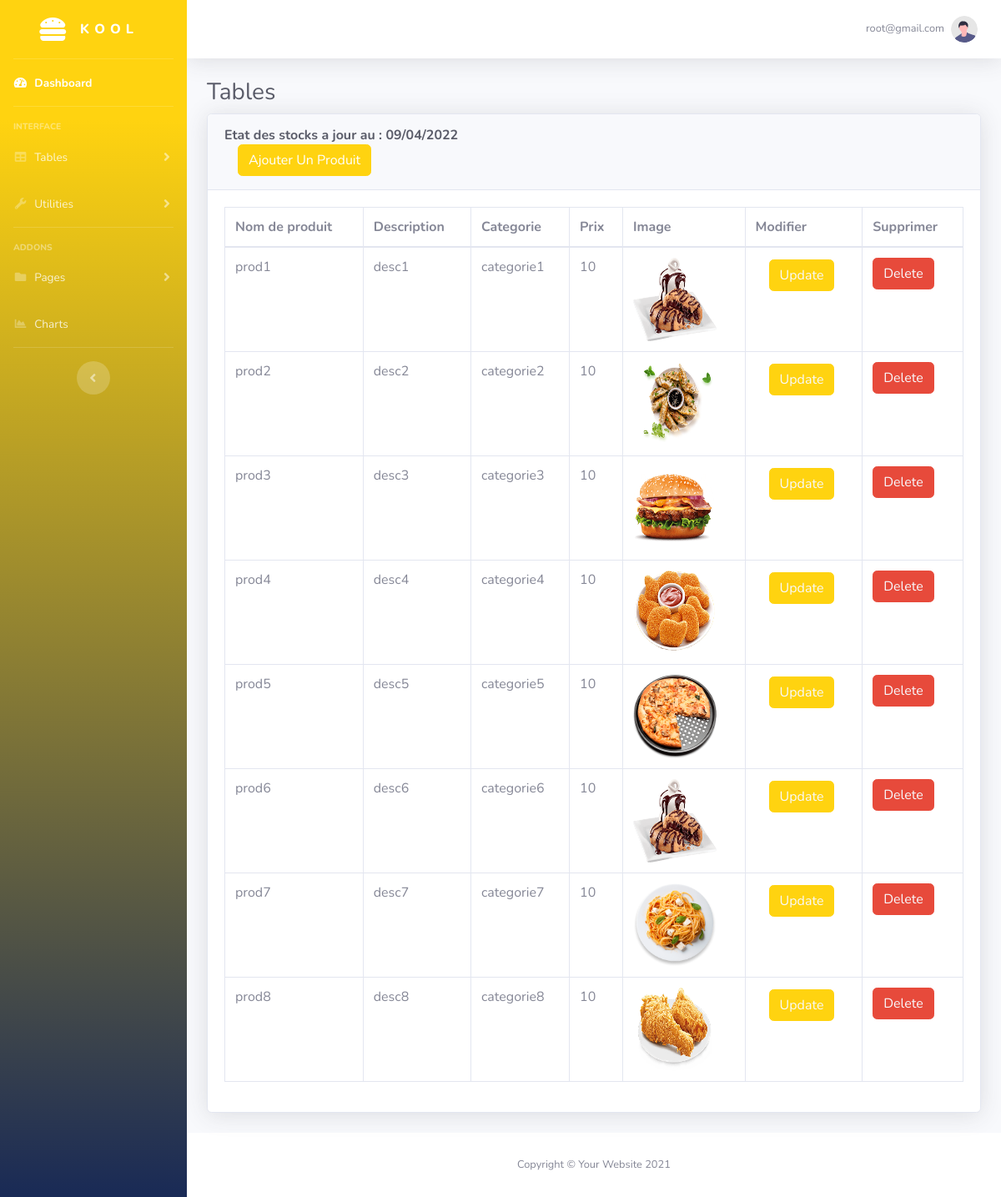
Page /dashboard/admin/stock.php (signed in) on the committed database.
### tables this page shows
CREATE TABLE IF NOT EXISTS `product` (
  `id` int(11) NOT NULL AUTO_INCREMENT,
  `name` varchar(100) DEFAULT NULL,
  `description` text,
  `categorie` varchar(100) DEFAULT NULL,
  `price` decimal(10,0) DEFAULT NULL,
  `discount_id` int(11) DEFAULT NULL,
  `created_at` timestamp NULL DEFAULT NULL,
  `modified_at` timestamp NULL DEFAULT NULL,
  `img` text,
  PRIMARY KEY (`id`),
  KEY `fk_discid` (`discount_id`)
);

### dashboard/admin/security.php (called while the page is built, shortened)
<?php
    include 'database/connect.php';
?>

### dashboard/admin/stock.php (the view, shortened to what this page needs)
<?php
    include 'security.php';
    include 'includes/header.php';
    include 'includes/sidebar.php';
?>
                <div class="container-fluid">
                    <h1 class="h3 mb-2 text-gray-800">Tables</h1>
                    <div class="card shadow mb-4">
                        <div class="card-header py-3">
                            <h6 class="m-0 font-weight-bold text-dark">Etat des stocks a jour au : 09/04/2022</h6>
                            <button type="button" class="btn btn-primary" data-toggle="modal" data-target="#addadminprofile">
                                Ajouter Un Produit
                            </button>
                    </div>
                        <div class="card-body">
                            <div class="table-responsive">
                                <table class="table table-bordered" id="dataTable" width="100%" cellspacing="0">
                                    <thead>
                                        <tr>
                                            <th>Nom de produit</th>
                                            <th>Description</th>
                                            <th>Categorie</th>
                                            <th>Prix</th>
                                            <th>Image</th>
                                            <th>Modifier</th>
                                            <th>Supprimer</th>
                                        </tr>
                                    </thead>
                                    <tbody>
                                        <?php
                                             $query = "select * from product";
                                             $query_run = mysqli_query($con,$query);
                                             if($query_run){
                                                 while($row = mysqli_fetch_assoc($query_run)){
                                        ?>
                                        <tr>
                                            <td><?php echo $row['name'];?></td>
                                            <td><?php echo $row['description'];?></td>
                                            <td><?php echo $row['categorie'];?></td>
                                            <td><?php echo $row['price'];?></td>
                                            <td><img src="<?php echo "upload/".$row['img'];?>" width="100px" height="100px" alt=""></td>
                                            <td>
                                                <button class="btn btn-primary"><a href="update_product.php?updateid=<?php echo $row['id']?>" class="text-light">Update</a></button>
                                            </td>
                                            <td>
                                                 <button class="btn btn-danger"><a href="delete_product.php?deleteid=<?php echo $row['id']?>" class="text-light">Delete</a></button>
                                            </td>
                                        </tr>
                                        <?php
                                                 }
                                                }
                                        ?>
                                    </tbody>
                                </table>
                            </div>
                        </div>
                    </div>
                </div>
            </div>
            <?php
                include 'includes/footer.php';
            ?>

### dashboard/admin/database/connect.php (shortened to what this page needs)
<link href="../css/sb-admin-2.min.css" rel="stylesheet">

### dashboard/admin/includes/header.php (shortened to what this page needs)
<!DOCTYPE html>
<html lang="en">
<head>
    <link href="vendor/fontawesome-free/css/all.min.css" rel="stylesheet" type="text/css">
    <link href="css/sb-admin-2.css" rel="stylesheet">
</head>
<body id="page-top">
    <div id="wrapper">

### dashboard/admin/includes/sidebar.php (shortened to what this page needs)
        <ul class="navbar-nav bg-gradient-primary sidebar sidebar-dark accordion" id="accordionSidebar">
            <a class="sidebar-brand d-flex align-items-center justify-content-center" href="index.php">
                <div class="sidebar-brand-icon">
                <i class="fas fa-hamburger"></i>
                </div>
                <div class="sidebar-brand-text mx-3">K O O L</div>
            </a>
            <hr class="sidebar-divider my-0">
            <li class="nav-item active">
                <a class="nav-link" href="index.php">
                    <i class="fas fa-fw fa-tachometer-alt"></i>
                    <span>Dashboard</span></a>
            </li>
            <hr class="sidebar-divider">
            <div class="sidebar-heading">
                Interface
            </div>
            <li class="nav-item">
                <a class="nav-link collapsed" href="tables.php" data-toggle="collapse" data-target="#collapseTwo"
                    aria-expanded="true" aria-controls="collapseTwo">
                    <i class="fas fa-fw fa-table"></i>
                    <span>Tables</span>
                </a>
            </li>
            <li class="nav-item">
                <a class="nav-link collapsed" href="#" data-toggle="collapse" data-target="#collapseUtilities"
                    aria-expanded="true" aria-controls="collapseUtilities">
                    <i class="fas fa-fw fa-wrench"></i>
                    <span>Utilities</span>
                </a>
            </li>
            <hr class="sidebar-divider">
            <div class="sidebar-heading">
                Addons
            </div>
            <li class="nav-item">
                <a class="nav-link collapsed" href="#" data-toggle="collapse" data-target="#collapsePages"
                    aria-expanded="true" aria-controls="collapsePages">
                    <i class="fas fa-fw fa-folder"></i>
                    <span>Pages</span>
                </a>
            </li>
            <li class="nav-item">
                <a class="nav-link" href="charts.html">
                    <i class="fas fa-fw fa-chart-area"></i>
                    <span>Charts</span></a>
            </li>
            <hr class="sidebar-divider d-none d-md-block">
            <div class="text-center d-none d-md-inline">
                <button class="rounded-circle border-0" id="sidebarToggle"></button>
            </div>
        </ul>
    <div id="content-wrapper" class="d-flex flex-column">
<div id="content">
    <nav class="navbar navbar-expand navbar-light bg-white topbar mb-4 static-top shadow">
        <ul class="navbar-nav ml-auto">
            <li class="nav-item dropdown no-arrow">
                <a class="nav-link dropdown-toggle" href="#" id="userDropdown" role="button"
                    data-toggle="dropdown" aria-haspopup="true" aria-expanded="false">
                    <?php
                        echo '<span class="mr-2 d-none d-lg-inline text-gray-600 small">'.$_SESSION['username'].'</span>';
                    ?>
                    <img class="img-profile rounded-circle"
                        src="img/undraw_profile.svg">
                </a>
            </li>
        </ul>
    </nav>

### dashboard/admin/includes/footer.php
    <footer class="sticky-footer bg-white">
                <div class="container my-auto">
                    <div class="copyright text-center my-auto">
                        <span>Copyright &copy; Your Website 2021</span>
                    </div>
                </div>
            </footer>
        </div>
    </div>
    </body>
</html>

### rows in the picture
product: name "prod1", description "desc1", categorie "categorie1", price "10", img (picture)
product: name "prod2", description "desc2", categorie "categorie2", price "10", img (picture)
product: name "prod3", description "desc3", categorie "categorie3", price "10", img (picture)
product: name "prod4", description "desc4", categorie "categorie4", price "10", img (picture)
product: name "prod5", description "desc5", categorie "categorie5", price "10", img (picture)
product: name "prod6", description "desc6", categorie "categorie6", price "10", img (picture)
product: name "prod7", description "desc7", categorie "categorie7", price "10", img (picture)
product: name "prod8", description "desc8", categorie "categorie8", price "10", img (picture)

### other values in the picture
$_SESSION['username'] "root@gmail.com"
